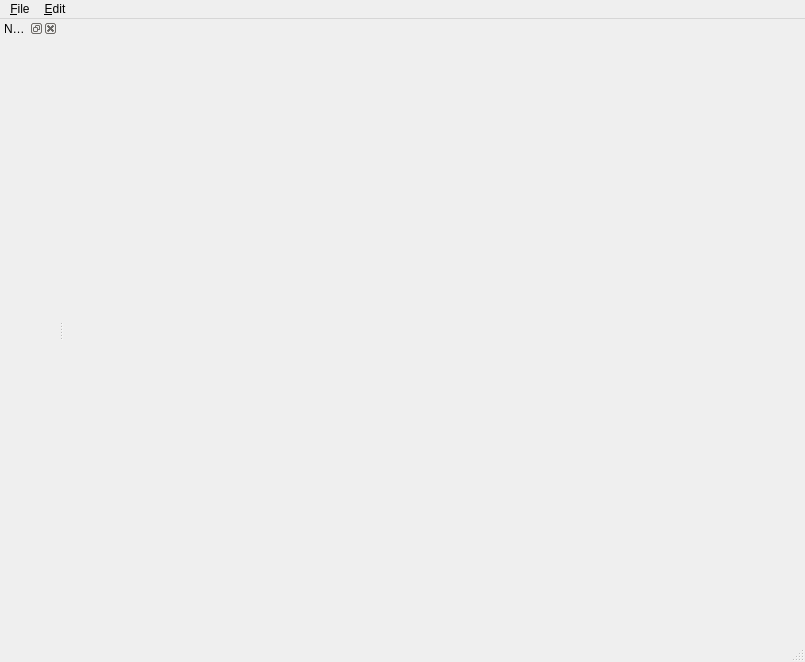
<?xml version="1.0" encoding="UTF-8"?>
<ui version="4.0">
 <class>MainWindow</class>
 <widget class="QMainWindow" name="MainWindow">
  <property name="geometry">
   <rect>
    <x>0</x>
    <y>0</y>
    <width>805</width>
    <height>662</height>
   </rect>
  </property>
  <property name="windowTitle">
   <string>ScriptASeq</string>
  </property>
  <property name="layoutDirection">
   <enum>Qt::LeftToRight</enum>
  </property>
  <widget class="QWidget" name="centralwidget">
   <property name="layoutDirection">
    <enum>Qt::LeftToRight</enum>
   </property>
   <layout class="QHBoxLayout" name="horizontalLayout"/>
  </widget>
  <widget class="QMenuBar" name="menubar">
   <property name="geometry">
    <rect>
     <x>0</x>
     <y>0</y>
     <width>805</width>
     <height>22</height>
    </rect>
   </property>
   <widget class="QMenu" name="menuFile">
    <property name="title">
     <string>&amp;File</string>
    </property>
    <addaction name="actionNewProject"/>
    <addaction name="actionSaveProject"/>
    <addaction name="actionSaveAsProject"/>
    <addaction name="actionOpenProject"/>
    <addaction name="actionCloseProject"/>
   </widget>
   <widget class="QMenu" name="menuEdit">
    <property name="title">
     <string>&amp;Edit</string>
    </property>
    <addaction name="actionUndo"/>
    <addaction name="actionRedo"/>
   </widget>
   <addaction name="menuFile"/>
   <addaction name="menuEdit"/>
  </widget>
  <widget class="QStatusBar" name="statusbar"/>
  <widget class="QDockWidget" name="dockNodeTree">
   <property name="sizePolicy">
    <sizepolicy hsizetype="Expanding" vsizetype="Expanding">
     <horstretch>0</horstretch>
     <verstretch>0</verstretch>
    </sizepolicy>
   </property>
   <property name="floating">
    <bool>false</bool>
   </property>
   <property name="windowTitle">
    <string>Node Tree</string>
   </property>
   <attribute name="dockWidgetArea">
    <number>1</number>
   </attribute>
   <widget class="QWidget" name="dockNodeTreeLayout">
    <property name="sizePolicy">
     <sizepolicy hsizetype="Expanding" vsizetype="Expanding">
      <horstretch>0</horstretch>
      <verstretch>0</verstretch>
     </sizepolicy>
    </property>
    <layout class="QHBoxLayout" name="horizontalLayout_3">
     <item>
      <layout class="QHBoxLayout" name="nodeTreePlaceholder"/>
     </item>
    </layout>
   </widget>
  </widget>
  <action name="actionOpenProject">
   <property name="text">
    <string>&amp;Open...</string>
   </property>
  </action>
  <action name="actionSaveProject">
   <property name="enabled">
    <bool>false</bool>
   </property>
   <property name="text">
    <string>&amp;Save</string>
   </property>
  </action>
  <action name="actionNewProject">
   <property name="text">
    <string>&amp;New</string>
   </property>
  </action>
  <action name="actionCloseProject">
   <property name="text">
    <string>&amp;Close</string>
   </property>
  </action>
  <action name="actionUndo">
   <property name="enabled">
    <bool>false</bool>
   </property>
   <property name="text">
    <string>&amp;Undo</string>
   </property>
  </action>
  <action name="actionRedo">
   <property name="enabled">
    <bool>false</bool>
   </property>
   <property name="text">
    <string>&amp;Redo</string>
   </property>
  </action>
  <action name="actionSaveAsProject">
   <property name="text">
    <string>Save &amp;As...</string>
   </property>
  </action>
 </widget>
 <resources/>
 <connections/>
</ui>
